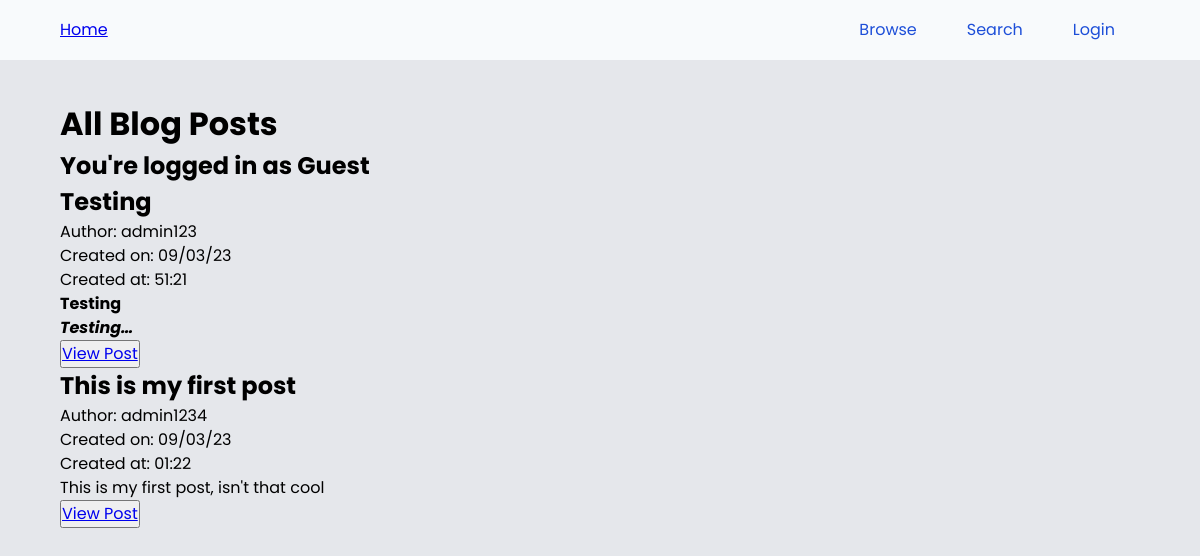
Page /posts on the earlier database version.
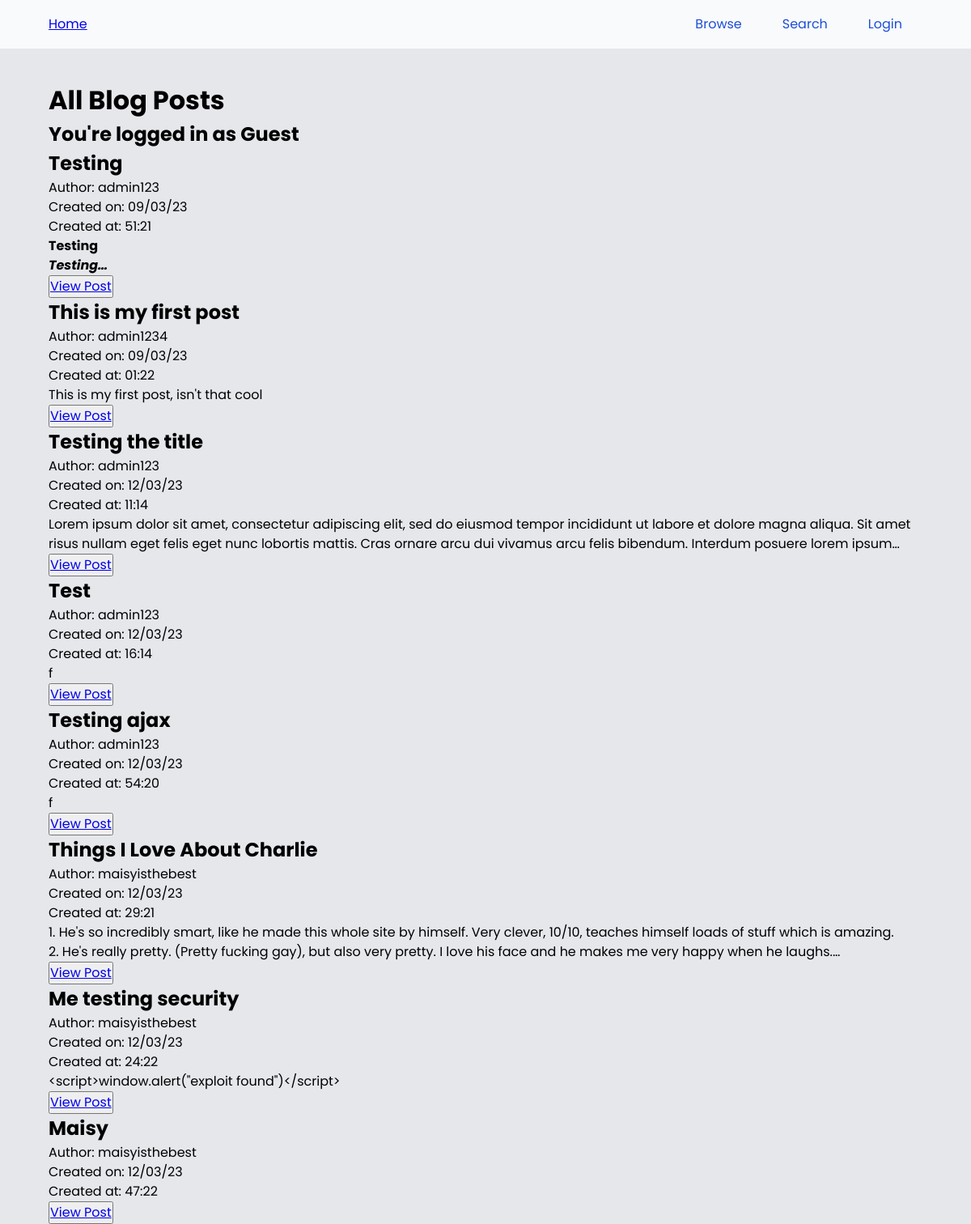
Same page on the later database version.
### models.py (models this page shows)
class PostModel(db.Model):
    __tablename__ = 'posts'
    id = db.Column(db.Integer, primary_key=True)
    title = db.Column(db.String(100), nullable=False)
    slug = db.Column(db.String(100), unique=True, nullable=False)
    content = db.Column(db.Text, nullable=False)
    created_at = db.Column(db.DateTime, server_default=func.now())
    updated_at = db.Column(db.DateTime, onupdate=func.now())
    author = db.Column(db.String(100), db.ForeignKey('users.username'), nullable=False)
    status = db.Column(db.String, default="Draft") #Could be Draft, Review, Published, or Archived

### main.py (the view)
@app.route("/posts")
def browse():
    posts = PostModel.query.all()
    return render_template("browse_posts.html", posts=posts, current_username=get_current_username())

### main.py (called while the page is built)
def get_current_username():
    if current_user.is_authenticated:
        return current_user.username
    else:
        return "Guest"

### templates/browse_posts.html (shortened to what this page needs)
{% extends "base.html" %}{%block head%}{%endblock%}{% block body %}
<h1>All Blog Posts</h1>
<h2>You're logged in as {{current_username}}</h2>
{% for post in posts %}
<div class="post-card">
    <h2>{{post.title}}</h2>
    <p>Author: {{post.author}}</p>
    <p>Created on: {{post.created_at.strftime("%d/%m/%y")}}</p>
    <p>Created at: {{post.created_at.strftime("%M:%H")}}</p>
    <div class="post__content-preview">{{post.content|safe}}</div>
    <div class="button-container">
        <button><a href="{{url_for("view_post", slug=post.slug)}}">View Post</a></button>
</div>
{% endfor %}
{% endblock %}

### templates/base.html (shortened to what this page needs)
<!DOCTYPE html>
<html lang="en">
  <head>
    <link rel="stylesheet" href="{{ url_for('static', filename='css/stylesheet.css')}}" />
  </head>
  <header class="header">
    <div class="header__inner">
      <a href="{{url_for('index')}}"
        >Home</a>
      <nav class="nav">
        <ul class="nav__list">
          <li class="nav__list-item">
            <a class="nav__list-link" href="{{url_for("browse")}}">Browse</a>
          </li>
          <li class="nav__list-item">
            <a class="nav__list-link" href="#">Search</a>
          </li>
          {% if current_user.is_authenticated %}
          <li class="nav__list-item">
            <div class="dropdown">
              <button class="dropbtn">{{current_username}}<svg xmlns="http://www.w3.org/2000/svg" fill="none" viewBox="0 0 24 24" stroke-width="1.5" stroke="currentColor" class="w-6 h-6">
                <path stroke-linecap="round" stroke-linejoin="round" d="M19.5 8.25l-7.5 7.5-7.5-7.5" />
              </svg>
              </button>
              <div class="dropdown-content">
                <a href="#">View Profile</a>
                <a href="{{url_for('create')}}">Create Post</a>
                <a href="{{url_for('my_posts')}}">My Posts</a>
                <a href="{{url_for('logout')}}">Logout</a>
              </div>
            </div>
            {% else %}
            <a class="nav__list-link" href="{{url_for('login')}}">Login</a>
            {% endif %}
        </ul>
      </nav>
    </div>
  </header>
  <body>
    <div class="content">
    {% block body %} {% endblock %}
  </div>
  </body>
</html>

### static/css/stylesheet.css (style rules this page uses)
*, *::before, *::after { box-sizing: border-box; }
* { margin: 0; padding: 0; }
html, body { height: 100%; }
body { line-height: 1.5; -webkit-font-smoothing: antialiased; }
input, button, textarea, select { font: inherit; }
p, h1, h2, h3, h4, h5, h6 { overflow-wrap: break-word; }
:root { --dark-background: #27272a; --dark-foregeound: #e2e8f0; --dark-text: #e2e8f0; --dark-text-lighter: #6e6e6e; --dark-primary: #3839ff; --current-background: #e5e7eb; --current-foregeound: #18181b; --current-text: #18181b; --current-text-lighter: #4d5050; --light-primary: #00c3ff; --color-primary: #4f46e5; --color-secondary: #818cf8; --gradeint-primary: linear-gradient(#163de7, #00c3ff); }
body { background-color: var(--current-background); font-family: "Poppins", Noto Sans, sans-serif; min-height: 100%; height: 100%; display: flex; flex-direction: column; }
.content { flex: 1 1 auto; margin: 0 5%; }
.header { color: var(--primary-fg); background-color: #f8fafc; display: flex; justify-content: center; margin-bottom: 40px; padding: 14px 0; }
.header__inner { display: flex; justify-content: space-between; align-items: center; max-width: 90vw; width: 100%; }
.nav { flex: 0 1 auto; }
.nav__list { display: flex; justify-content: space-between; list-style: none; align-items: center; }
.nav__list-item { margin: 0; }
.nav__list-link { text-decoration: none; transition: all 0.3s; padding: 4px 25px; color: #1d4ed8; }
.post__content-preview { display: -webkit-box; -webkit-line-clamp: 2; -webkit-box-orient: vertical; overflow: hidden; }
.post__content-preview * { font-size: 1rem; }

Differences in the rows shown:
added PostModel: title "Testing the title", author "admin123", created_at "12/03/23", created_at "11:14", content "Lorem ipsum dolor sit amet, consectetur adipiscing elit, sed do eiusmod tempor incididunt ut labore et dolore magna aliqua. Sit amet risus nullam eget felis eget nunc lobortis mattis. Cras ornare arcu dui vivamus arcu felis bibendum. Interdum posuere lorem…"
added PostModel: title "Test", author "admin123", created_at "12/03/23", created_at "16:14", content "f"
added PostModel: title "Testing ajax", author "admin123", created_at "12/03/23", created_at "54:20", content "f"
added PostModel: title "Things I Love About Charlie", author "maisyisthebest", created_at "12/03/23", created_at "29:21", content "1. He's so incredibly smart, like he made this whole site by himself. Very clever, 10/10, teaches himself loads of stuff which is amazing. 2. He's really pretty. (Pretty fucking gay), but also very pretty. I love his face and he makes me very happy when he laughs."
added PostModel: title "Me testing security", author "maisyisthebest", created_at "12/03/23", created_at "24:22", content "<script>window.alert(\"exploit found\")</script>"
added PostModel: title "Maisy", author "maisyisthebest", created_at "12/03/23", created_at "47:22"
